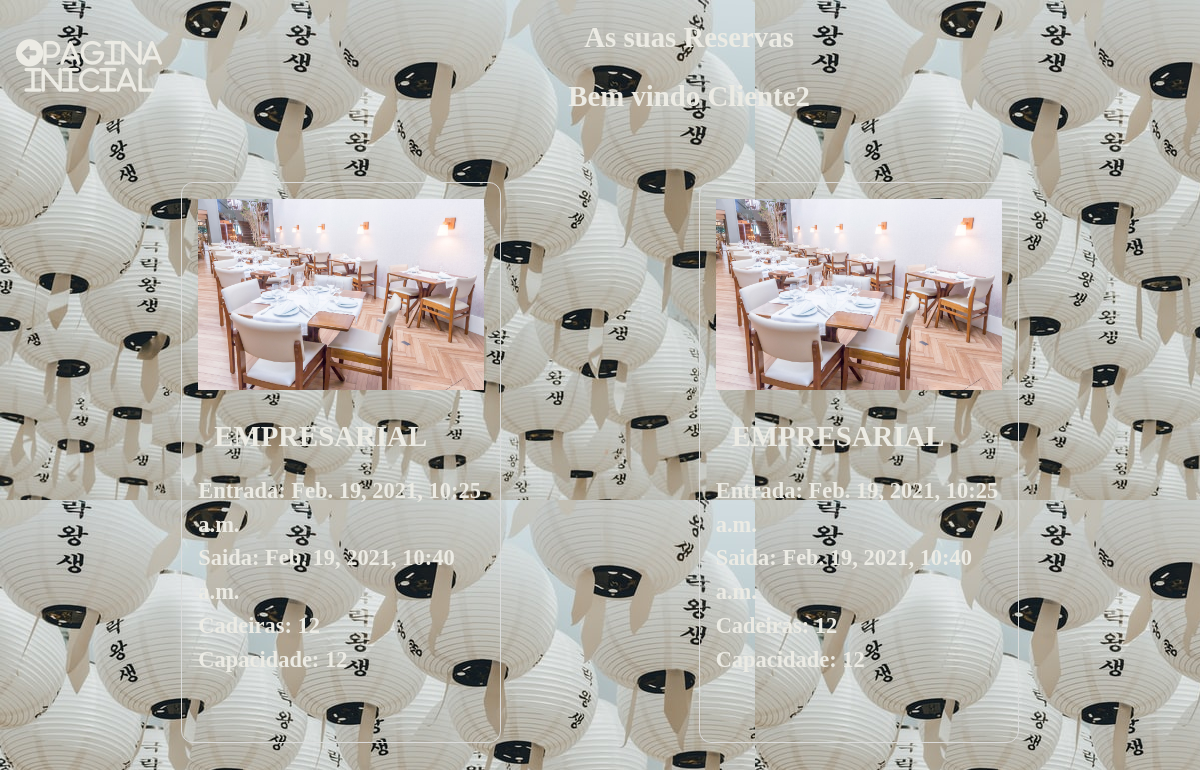
The page /booking_list/ (signed in) on the database its author committed.
### entregar/models.py (models this page shows, shortened)
class Booking(models.Model):
    user = models.ForeignKey(settings.AUTH_USER_MODEL,on_delete=models.CASCADE)
    room = models.ForeignKey(Room, on_delete=models.CASCADE)
    check_in = models.DateTimeField()
    check_out = models.DateTimeField()
    def get_room_category(self):
        room_categories = dict(self.room.ROOM_CATEGORIES)
        room_category = room_categories.get(self.room.category)
        return room_category
    def get_cancel_booking_url(self):
        return reverse_lazy('CancelBookingView', args=[self.pk, ])

class Room(models.Model):
    ROOM_CATEGORIES = (
        ('EMPRESARIAL', 'EMPRESARIAL'),
        ('SOCIAL', 'SOCIAL'),
        ('CASAL', 'CASAL'),
        ('VIP','VIP')
    )
    number = models.IntegerField()
    category = models.CharField(max_length=15, choices=ROOM_CATEGORIES)
    cadeiras = models.IntegerField()
    capacity = models.IntegerField()

### entregar/views.py (the view)
# urls.py: path('booking_list/', views.BookingListView.as_view(), name='BookingListView'),
class BookingListView(ListView):
    model = Booking
    template_name = "booking_list_view.html"
    def get_queryset(self, *args, **kwargs):
        if self.request.user.is_staff:
            booking_list = Booking.objects.all()
            return booking_list
        else:
            booking_list = Booking.objects.filter(user=self.request.user)
            return booking_list

### entregar/templates/entregar/booking_list_view.html (shortened to what this page needs)
<!DOCTYPE html>
{% load static %}
<html lang="en">
<head>
    <link rel="stylesheet" href="{% static '/css/booking_list_view.css' %}">
</head>
<body>
    <div class="content">
        <div class="header">
            <div class="headings">
                <h2>As suas Reservas</h2>
                <h2>Bem vindo {{user}}</h2>
            </div>
            <div class="home">
                <div class="home">
                    <a href="{% url 'RoomListView' %}"><i class="fas fa-arrow-alt-circle-left">Pagina inicial</i></a>
                </div>
            </div>
        </div>
        <div class="bookings">
            {% for booking in booking_list %}
            <div class="booking">
                 <img src="{% static 'images/mesas.jpg' %}"/>
                <div class="category">
                    <h2>{{booking.get_room_category}} </h2>
                </div>
                <div class="from">
                    <h3>Entrada: {{booking.check_in}}</h3>
                </div>
                <div class="to">
                    <h3>Saida: {{booking.check_out}}</h3>
                </div>
                <div class="beds">
                    <h3>Cadeiras: {{booking.room.cadeiras}}</h3>
                </div>
                <div class="capacity">
                    <h3>Capacidade: {{booking.room.capacity}}</h3>
                </div>
                <div class="cancel"><a href="{{booking.get_cancel_booking_url}}" class="invisible"></a></div>
            </div>
            {% endfor %}
        </div>
    </div>
</body>
</html>

### static/css/booking_list_view.css (style rules this page uses)
* { padding:0; margin:0; box-sizing: border-box; }
body { font-family: sans-serif; background-color: rgb(46, 47, 48); color: rgb(236, 235, 228); line-height: 1.5; font-size: 1.2rem; text-align: center; }
.content { display: flex; flex-direction: column; }
.header { flex: 1; display: flex; flex-flow: row-reverse wrap; justify-content: space-evenly; align-items: center; }
.headings { flex:1.5; }
.home { flex:0.1; }
.bookings { margin-top: 2rem; flex:1; display: flex; flex-direction: row; flex-wrap: wrap; justify-content: space-evenly; }
.booking { flex:1; max-width:20vw; min-width: 20rem; text-align: left; border: 1px solid #dbdbdb; padding:1rem; border-radius: 0.75rem; margin:1rem; }
img { max-width: 100%; }
a i { margin: 1rem; color:rgb(236, 235, 228); text-decoration: none; }
.home a i { font-size: 1.7rem; }
h1,h2 { margin:1rem; }

### entregar/templates/entregar/booking_list_view.html (style rules this page uses)
body, html { margin: 0; padding: 0; height: 100%; background: url('/images/slider-image4.jpg'); font-family: Montserrat; }

### rows shown on the page
Booking: get_room_category "EMPRESARIAL", check_in "Feb. 19, 2021, 10:25 a.m.", check_out "Feb. 19, 2021, 10:40 a.m.", room.cadeiras "12", room.capacity "12"
Booking: get_room_category "EMPRESARIAL", check_in "Feb. 19, 2021, 10:25 a.m.", check_out "Feb. 19, 2021, 10:40 a.m.", room.cadeiras "12", room.capacity "12"

### other values the page prints
{{ user }} "Cliente2"
